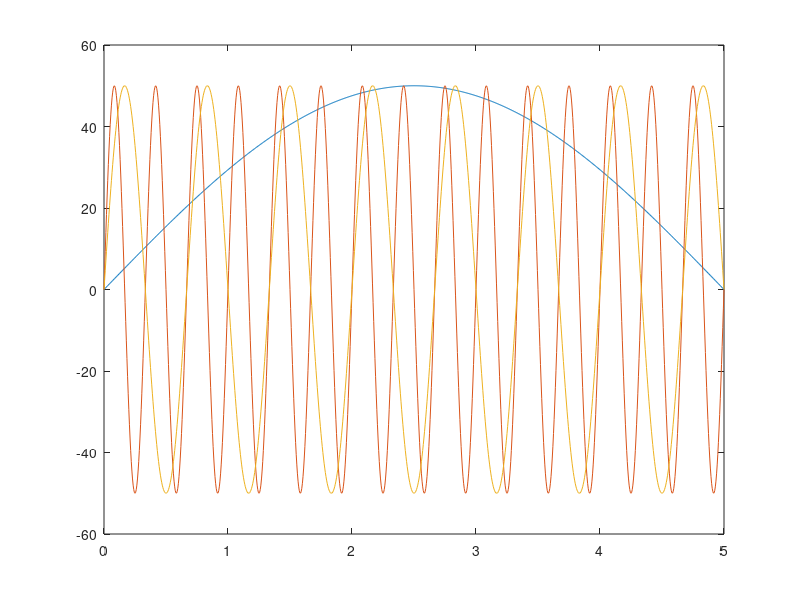

MATLAB code for this plot: (Note: this script raises an error after producing the figure.)
scale = 50;
pureSinTime = 0:0.005:5;
sinfreqs = 0.1:0.1:3.0; %[0.5 1.0 1.5 2.0 2.5 3.0]; %Hz
pureSin = zeros(length(sinfreqs),length(pureSinTime));
for i = 1:length(sinfreqs)
    for j = 1:length(pureSinTime)
        pureSin(i,j) = scale*sin(2*pi*sinfreqs(i)*pureSinTime(j));
    end
end

figure
plot(pureSinTime,pureSin(1,:),pureSinTime,pureSin(end,:),pureSinTime,pureSin(round(end/2),:))


basepath = strcat(commonPath,'\Performance Input Signals');
savePath = genFileName(basepath,'pureSin');
save(savePath,'scale','pureSinTime','pureSin','sinfreqs')              
clearvars -except commonPath